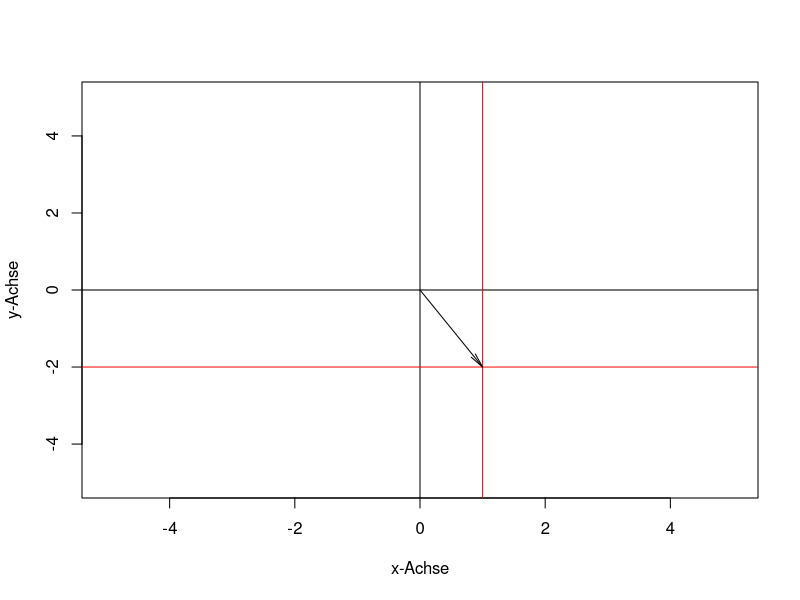

Generate this figure with R:
M <- matrix(c(3,2, 2,0), nrow = 2, ncol = 2)
x1 <- c(1, -2)
print(sum(diag(M)))

plot(x1[1], x1[2], type = "n", xlim = c(-5,5), ylim=c(-5,5),
     xlab = "x-Achse", ylab = "y-Achse")
abline(h=0)
abline(v=0)
abline(v=1, col="red")
abline(h=-2, col="red")
arrows(0,0,x1[1],x1[2],0.15,10)
